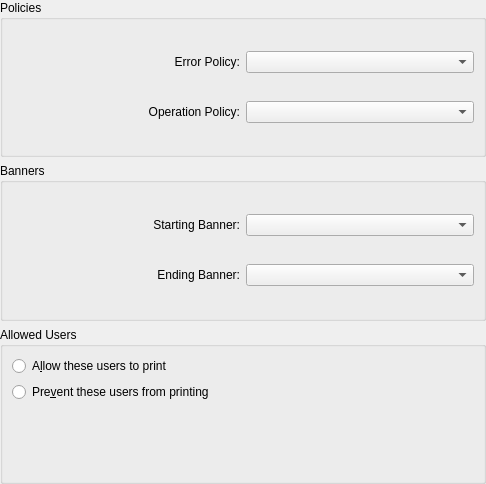
<?xml version="1.0" encoding="UTF-8"?>
<ui version="4.0">
 <class>PrinterBehavior</class>
 <widget class="QWidget" name="PrinterBehavior">
  <property name="geometry">
   <rect>
    <x>0</x>
    <y>0</y>
    <width>486</width>
    <height>484</height>
   </rect>
  </property>
  <layout class="QGridLayout" name="gridLayout">
   <property name="leftMargin">
    <number>0</number>
   </property>
   <property name="topMargin">
    <number>0</number>
   </property>
   <property name="rightMargin">
    <number>0</number>
   </property>
   <property name="bottomMargin">
    <number>0</number>
   </property>
   <item row="4" column="0">
    <widget class="QGroupBox" name="BanneryGB">
     <property name="title">
      <string>Banners</string>
     </property>
     <layout class="QGridLayout" name="gridLayout_5">
      <item row="0" column="0">
       <widget class="QLabel" name="label_6">
        <property name="text">
         <string>Starting Banner:</string>
        </property>
        <property name="alignment">
         <set>Qt::AlignRight|Qt::AlignTrailing|Qt::AlignVCenter</set>
        </property>
        <property name="buddy">
         <cstring>startingBannerCB</cstring>
        </property>
       </widget>
      </item>
      <item row="0" column="1">
       <widget class="QComboBox" name="startingBannerCB">
        <property name="AttributeName" stdset="0">
         <string notr="true">job-sheets-default</string>
        </property>
       </widget>
      </item>
      <item row="1" column="0">
       <widget class="QLabel" name="label_7">
        <property name="text">
         <string>Ending Banner:</string>
        </property>
        <property name="alignment">
         <set>Qt::AlignRight|Qt::AlignTrailing|Qt::AlignVCenter</set>
        </property>
        <property name="buddy">
         <cstring>endingBannerCB</cstring>
        </property>
       </widget>
      </item>
      <item row="1" column="1">
       <widget class="QComboBox" name="endingBannerCB">
        <property name="AttributeName" stdset="0">
         <string notr="true">job-sheets-default</string>
        </property>
       </widget>
      </item>
     </layout>
    </widget>
   </item>
   <item row="1" column="0">
    <widget class="QGroupBox" name="PoliciesGB">
     <property name="sizePolicy">
      <sizepolicy hsizetype="Preferred" vsizetype="Preferred">
       <horstretch>0</horstretch>
       <verstretch>0</verstretch>
      </sizepolicy>
     </property>
     <property name="title">
      <string>Policies</string>
     </property>
     <layout class="QGridLayout" name="gridLayout_3">
      <item row="2" column="0">
       <widget class="QLabel" name="label_4">
        <property name="text">
         <string>Operation Policy:</string>
        </property>
        <property name="alignment">
         <set>Qt::AlignRight|Qt::AlignTrailing|Qt::AlignVCenter</set>
        </property>
        <property name="buddy">
         <cstring>operationPolicyCB</cstring>
        </property>
       </widget>
      </item>
      <item row="0" column="0">
       <widget class="QLabel" name="label_3">
        <property name="text">
         <string>Error Policy:</string>
        </property>
        <property name="alignment">
         <set>Qt::AlignRight|Qt::AlignTrailing|Qt::AlignVCenter</set>
        </property>
        <property name="buddy">
         <cstring>errorPolicyCB</cstring>
        </property>
       </widget>
      </item>
      <item row="0" column="1">
       <widget class="QComboBox" name="errorPolicyCB">
        <property name="AttributeName" stdset="0">
         <string notr="true">printer-error-policy</string>
        </property>
       </widget>
      </item>
      <item row="2" column="1">
       <widget class="QComboBox" name="operationPolicyCB">
        <property name="AttributeName" stdset="0">
         <string notr="true">printer-op-policy</string>
        </property>
       </widget>
      </item>
     </layout>
    </widget>
   </item>
   <item row="7" column="0">
    <widget class="QGroupBox" name="AllowGB">
     <property name="title">
      <string>Allowed Users</string>
     </property>
     <layout class="QGridLayout" name="gridLayout_6">
      <item row="1" column="0">
       <widget class="QRadioButton" name="preventRB">
        <property name="text">
         <string>Pre&amp;vent these users from printing </string>
        </property>
       </widget>
      </item>
      <item row="0" column="0">
       <widget class="QRadioButton" name="allowRB">
        <property name="text">
         <string>A&amp;llow these users to print</string>
        </property>
       </widget>
      </item>
      <item row="2" column="0">
       <widget class="KEditListWidget" name="usersELB">
        <property name="buttons">
         <set>KEditListWidget::Add|KEditListWidget::Remove</set>
        </property>
       </widget>
      </item>
     </layout>
    </widget>
   </item>
  </layout>
 </widget>
 <customwidgets>
  <customwidget>
   <class>KEditListWidget</class>
   <extends>QWidget</extends>
   <header>keditlistwidget.h</header>
  </customwidget>
 </customwidgets>
 <tabstops>
  <tabstop>errorPolicyCB</tabstop>
  <tabstop>operationPolicyCB</tabstop>
  <tabstop>startingBannerCB</tabstop>
  <tabstop>endingBannerCB</tabstop>
  <tabstop>allowRB</tabstop>
  <tabstop>preventRB</tabstop>
 </tabstops>
 <resources/>
 <connections/>
</ui>
